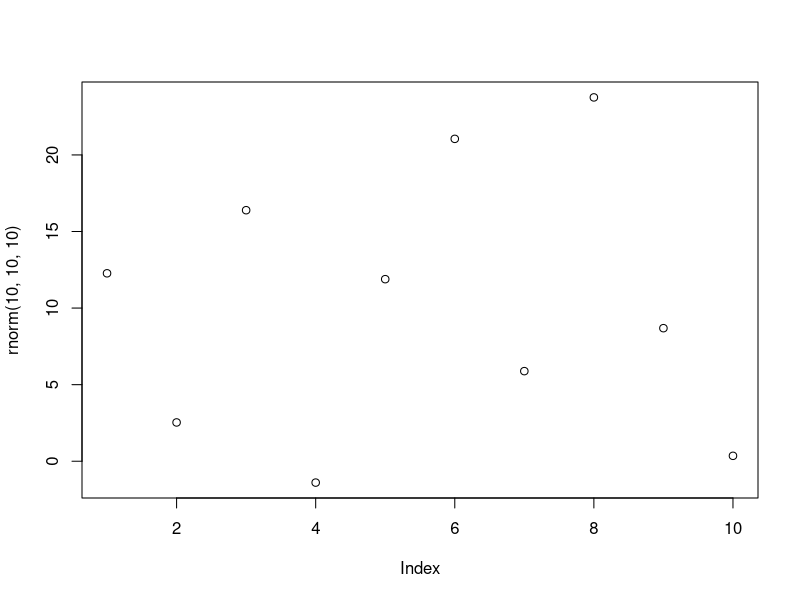

Generate this figure with R:
## ---- chunk 1
library(knitr)
knitr::opts_chunk$set(echo = TRUE)
## ---- chunk 2
Ecosystem <- "" # e.g. "Skog og fjell"
Egenskap  <- "" # e.g. "Primærproduksjon"
ECT       <- "" # e.g. "Structural state characteristic"
## ---- chunk 3
metaData <- data.frame(Ecosystem,
                       "Økologisk egenskap" = Egenskap,
                       "ECT class" = ECT)
knitr::kable(metaData)
## ---- chunk 4
plot(rnorm(10,10,10))
